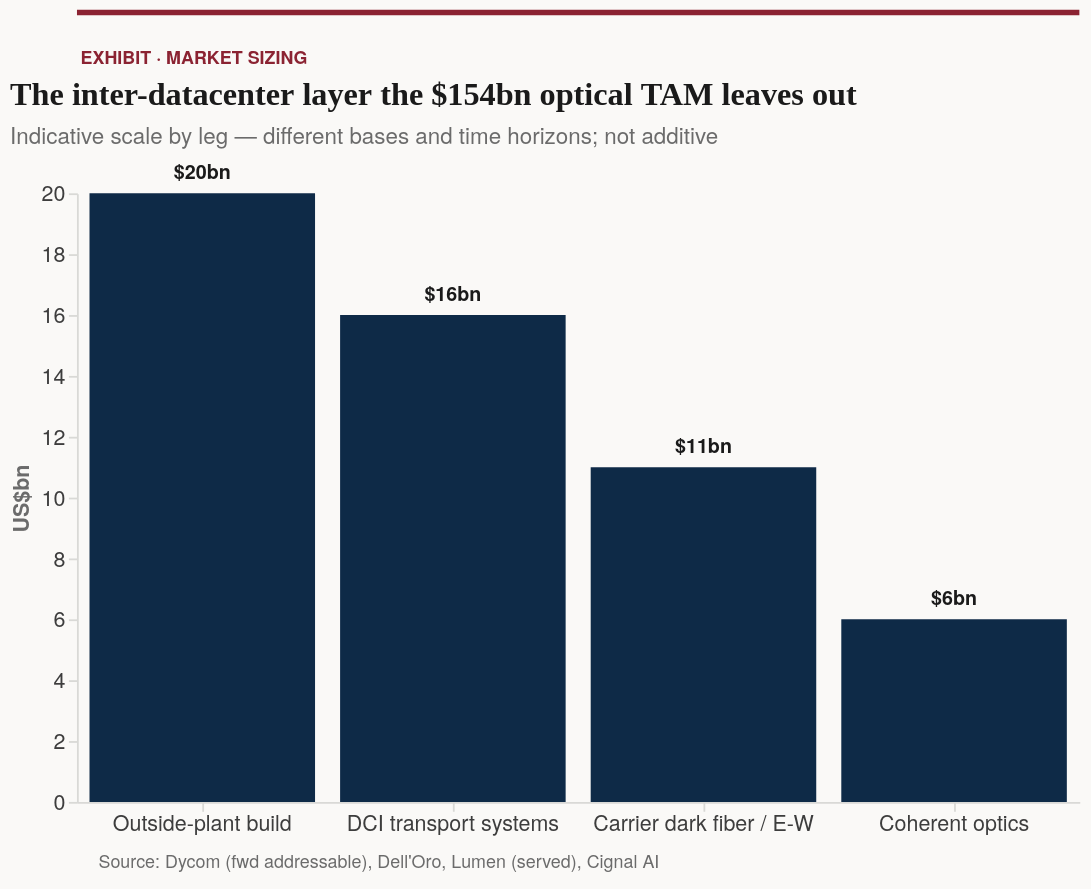

Write a Vega-Lite specification for this figure.
### Vega-Lite specification from a JSON file in a GitHub repository (floating-point values rounded to 4 significant figures)
{"$schema": "https://vega.github.io/schema/vega-lite/v6.4.1.json", "config": {"axis": {"domainColor": "#D9D9D6", "grid": false, "labelAngle": 0, "labelColor": "#3D3D3D", "labelFont": "Helvetica Neue", "labelFontSize": 12, "tickColor": "#D9D9D6", "titleColor": "#6B6B6B", "titleFont": "Helvetica Neue", "titleFontSize": 12}, "background": "#faf9f7", "font": "Helvetica Neue", "range": {"category": ["#0E2A47", "#8B2332", "#0D7680", "#C3C7CD", "#3D3D3D"]}, "title": {"anchor": "start", "color": "#1A1A1A", "dy": -4, "font": "Georgia", "fontSize": 18, "fontWeight": "bold", "subtitleColor": "#6B6B6B", "subtitleFont": "Helvetica Neue", "subtitleFontSize": 12.5, "subtitlePadding": 8}, "view": {"stroke": null}}, "datasets": {"data-6fad5c34291b82fc9632cbce143d677a": [{"_": 0}], "data-c9d74564b4681affd0bcfedc9e7035e3": [{"category": "Outside-plant build", "order": 0, "series": "Indicative size (US$bn)", "value": 20}, {"category": "DCI transport systems", "order": 1, "series": "Indicative size (US$bn)", "value": 16}, {"category": "Carrier dark fiber / E-W", "order": 2, "series": "Indicative size (US$bn)", "value": 11}, {"category": "Coherent optics", "order": 3, "series": "Indicative size (US$bn)", "value": 6}]}, "spacing": 6, "vconcat": [{"data": {"name": "data-6fad5c34291b82fc9632cbce143d677a"}, "height": 22, "layer": [{"encoding": {"y": {"value": 1}}, "mark": {"color": "#8B2332", "size": 3, "type": "rule"}}, {"encoding": {"text": {"value": "EXHIBIT · MARKET SIZING"}, "x": {"value": 0}}, "mark": {"align": "left", "color": "#8B2332", "dx": 2, "dy": 16, "fontSize": 10, "fontWeight": "bold", "type": "text"}}], "width": 560}, {"data": {"name": "data-c9d74564b4681affd0bcfedc9e7035e3"}, "height": 340, "layer": [{"encoding": {"color": {"value": "#0E2A47"}, "x": {"field": "category", "sort": ["Outside-plant build", "DCI transport systems", "Carrier dark fiber / E-W", "Coherent optics"], "title": null, "type": "nominal"}, "y": {"field": "value", "title": "US$bn", "type": "quantitative"}}, "mark": {"type": "bar"}}, {"encoding": {"text": {"field": "lbl", "type": "nominal"}, "x": {"field": "category", "sort": ["Outside-plant build", "DCI transport systems", "Carrier dark fiber / E-W", "Coherent optics"], "title": null, "type": "nominal"}, "y": {"field": "value", "title": "US$bn", "type": "quantitative"}}, "mark": {"baseline": "bottom", "color": "#1A1A1A", "dy": -6, "fontSize": 11, "fontWeight": "bold", "type": "text"}, "transform": [{"as": "lbl", "calculate": "'$' + format(datum.value * 1.0, ',.0f') + 'bn'"}]}], "title": {"subtitle": "Indicative scale by leg — different bases and time horizons; not additive", "text": "The inter-datacenter layer the $154bn optical TAM leaves out"}, "width": 560}, {"data": {"name": "data-6fad5c34291b82fc9632cbce143d677a"}, "encoding": {"text": {"value": "Source: Dycom (fwd addressable), Dell'Oro, Lumen (served), Cignal AI"}}, "mark": {"align": "left", "color": "#6B6B6B", "dx": 2, "fontSize": 10, "type": "text"}}]}
